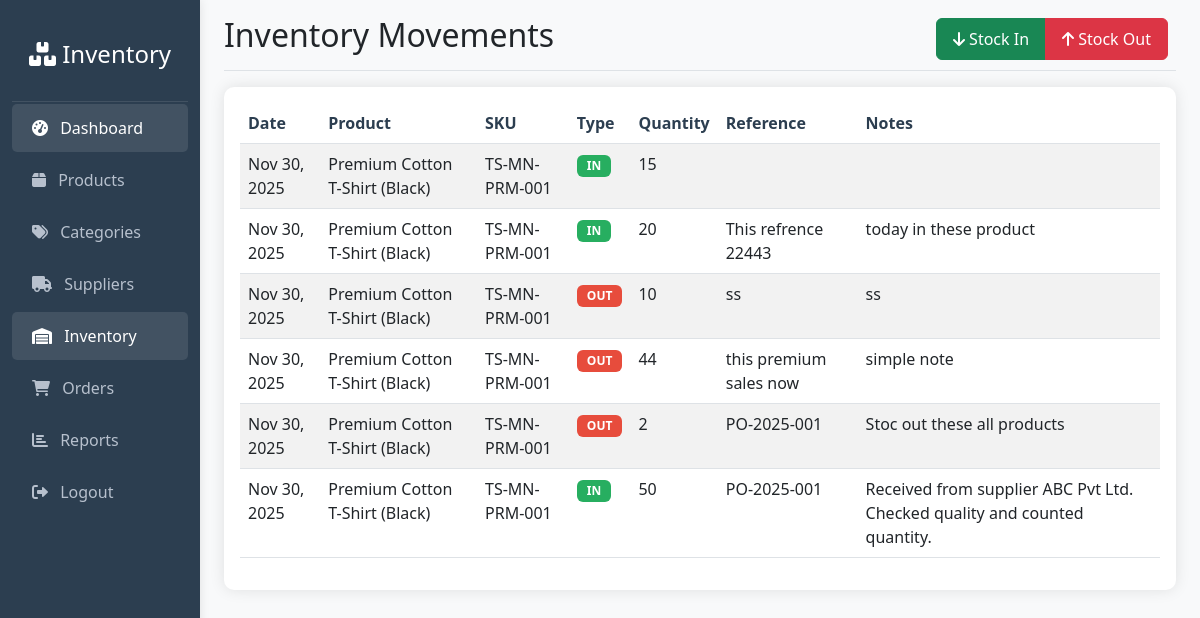
The app's page /modules/inventory/index.php with its own data.
### tables this page shows
CREATE TABLE `inventory_movements` (
  `id` int(11) NOT NULL,
  `product_id` int(11) NOT NULL,
  `movement_type` enum('IN','OUT') NOT NULL,
  `quantity` int(11) NOT NULL,
  `reference` varchar(100) DEFAULT NULL,
  `notes` text DEFAULT NULL,
  `created_by` int(11) DEFAULT NULL,
  `created_at` timestamp NOT NULL DEFAULT current_timestamp()
);

CREATE TABLE `products` (
  `id` int(11) NOT NULL,
  `sku` varchar(50) NOT NULL,
  `name` varchar(255) NOT NULL,
  `description` text DEFAULT NULL,
  `category_id` int(11) DEFAULT NULL,
  `supplier_id` int(11) DEFAULT NULL,
  `quantity` int(11) DEFAULT 0,
  `price` decimal(10,2) DEFAULT 0.00,
  `cost_price` decimal(10,2) DEFAULT 0.00,
  `image` varchar(255) DEFAULT NULL,
  `min_stock_level` int(11) DEFAULT 5,
  `created_at` timestamp NOT NULL DEFAULT current_timestamp(),
  `updated_at` timestamp NOT NULL DEFAULT current_timestamp() ON UPDATE current_timestamp()
);

### includes/functions.php (called while the page is built, shortened)
<?php
function formatDate($date) {
    return date('M j, Y', strtotime($date));
}
?>

### modules/inventory/index.php (the view, shortened to what this page needs)
<?php
require_once '../../includes/functions.php';
$database = new Database();
$conn = $database->getConnection();
require_once '../../includes/header.php';
require_once '../../includes/sidebar.php';
$query = "SELECT im.*, p.name as product_name, p.sku as product_sku
          FROM inventory_movements im
          JOIN products p ON im.product_id = p.id
          ORDER BY im.created_at DESC";
$stmt = $conn->prepare($query);
$stmt->execute();
$movements = $stmt->fetchAll(PDO::FETCH_ASSOC);
?>
<main class="col-md-9 ms-sm-auto col-lg-10 px-md-4">
    <div class="d-flex justify-content-between flex-wrap flex-md-nowrap align-items-center pt-3 pb-2 mb-3 border-bottom">
        <h1 class="h2">Inventory Movements</h1>
        <div class="btn-toolbar mb-2 mb-md-0">
            <div class="btn-group me-2">
                <a href="stock_in.php" class="btn btn-success"><i class="fas fa-arrow-down"></i> Stock In</a>
                <a href="stock_out.php" class="btn btn-danger"><i class="fas fa-arrow-up"></i> Stock Out</a>
            </div>
        </div>
    </div>
    <div class="card">
        <div class="card-body">
            <div class="table-responsive">
                <table class="table table-striped table-hover">
                    <thead>
                        <tr>
                            <th>Date</th>
                            <th>Product</th>
                            <th>SKU</th>
                            <th>Type</th>
                            <th>Quantity</th>
                            <th>Reference</th>
                            <th>Notes</th>
                        </tr>
                    </thead>
                    <tbody>
                        <?php if (count($movements) > 0): ?>
                            <?php foreach ($movements as $movement): ?>
                                <tr>
                                    <td><?php echo formatDate($movement['created_at']); ?></td>
                                    <td><?php echo htmlspecialchars($movement['product_name']); ?></td>
                                    <td><?php echo htmlspecialchars($movement['product_sku']); ?></td>
                                    <td>
                                        <?php if ($movement['movement_type'] == 'IN'): ?>
                                            <span class="badge bg-success">IN</span>
                                        <?php else: ?>
                                            <span class="badge bg-danger">OUT</span>
                                        <?php endif; ?>
                                    </td>
                                    <td><?php echo $movement['quantity']; ?></td>
                                    <td><?php echo htmlspecialchars($movement['reference']); ?></td>
                                    <td><?php echo htmlspecialchars($movement['notes']); ?></td>
                                </tr>
                            <?php endforeach; ?>
                        <?php else: ?>
                            <tr>
                                <td colspan="7" class="text-center">No inventory movements found.</td>
                            </tr>
                        <?php endif; ?>
                    </tbody>
                </table>
            </div>
        </div>
    </div>
</main>
<?php require_once '../../includes/footer.php'; ?>

### assets/css/style.css (style rules this page uses)
:root { --primary-color: #3498db; --secondary-color: #2c3e50; --success-color: #27ae60; --danger-color: #e74c3c; --warning-color: #f39c12; --info-color: #17a2b8; }
body { font-family: 'Segoe UI', Tahoma, Geneva, Verdana, sans-serif; background-color: #f8f9fa; }
.card { border: none; box-shadow: 0 0 15px rgba(0,0,0,0.1); border-radius: 10px; margin-bottom: 20px; }
.table th { border-top: none; font-weight: 600; color: var(--secondary-color); }
.btn { border-radius: 6px; padding: 8px 16px; font-weight: 500; }
.badge { font-size: 0.75em; padding: 5px 10px; }
.bg-success { background-color: var(--success-color) !important; }
.bg-danger { background-color: var(--danger-color) !important; }

### records on screen
inventory_movements: created_at "Nov 30, 2025", product.name "Premium Cotton T-Shirt (Black)", product.sku "TS-MN-PRM-001", movement_type "IN", quantity "15"
inventory_movements: created_at "Nov 30, 2025", product.name "Premium Cotton T-Shirt (Black)", product.sku "TS-MN-PRM-001", movement_type "IN", quantity "20", reference "This refrence 22443", notes "today in these product"
inventory_movements: created_at "Nov 30, 2025", product.name "Premium Cotton T-Shirt (Black)", product.sku "TS-MN-PRM-001", movement_type "OUT", quantity "10", reference "ss", notes "ss"
inventory_movements: created_at "Nov 30, 2025", product.name "Premium Cotton T-Shirt (Black)", product.sku "TS-MN-PRM-001", movement_type "OUT", quantity "44", reference "this premium sales now", notes "simple note"
inventory_movements: created_at "Nov 30, 2025", product.name "Premium Cotton T-Shirt (Black)", product.sku "TS-MN-PRM-001", movement_type "OUT", quantity "2", reference "PO-2025-001", notes "Stoc out these all products"
inventory_movements: created_at "Nov 30, 2025", product.name "Premium Cotton T-Shirt (Black)", product.sku "TS-MN-PRM-001", movement_type "IN", quantity "50", reference "PO-2025-001", notes "Received from supplier ABC Pvt Ltd. Checked quality and counted quantity."
